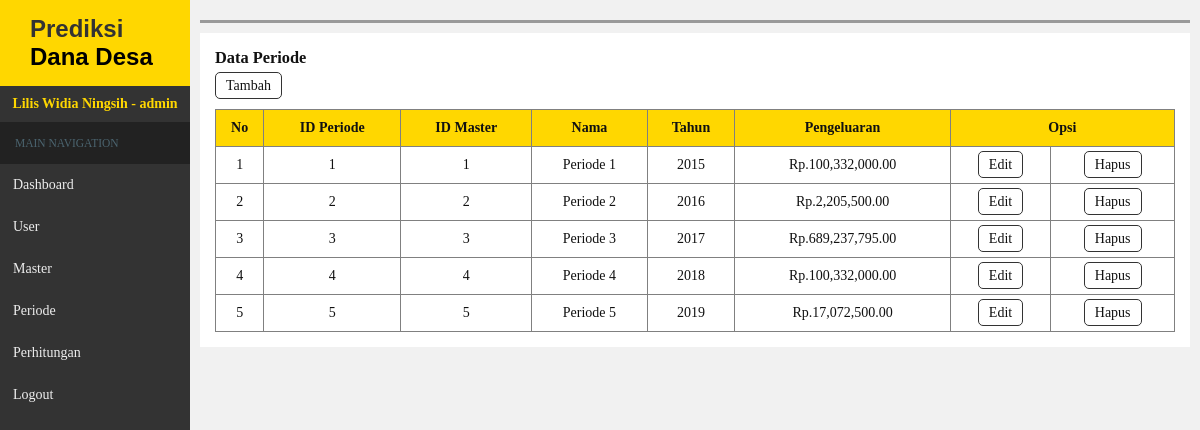
/admin/index.php?hal=periode (signed in), run on an earlier commit of the app's database.
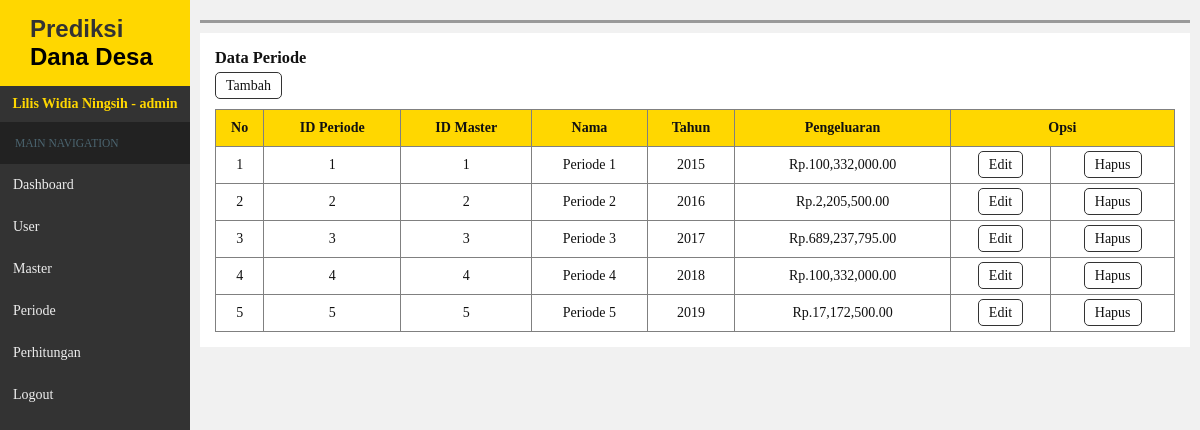
And on a later commit of the database.
### tables this page shows
CREATE TABLE `periode` (
  `id_periode` int(5) NOT NULL,
  `nama` varchar(40) NOT NULL,
  `id_master` int(5) NOT NULL,
  `tahun` varchar(4) NOT NULL,
  `pengeluaran` varchar(20) NOT NULL
);

### admin/rupiah.php (called while the page is built)
<?php
function rupiah($rp) {
	if($rp!=0) {
		$hasil = number_format($rp, 2, '.', ',');
		}else{
			$hasil=0;
			}
			return $hasil;
			}
?>

### admin/periode.php (the view)
<section class="content">
<h3>Data Periode</h3>
<a class="btn add" href="index.php?hal=periode&aksi=input">Tambah</a>
	<table width="100%" border="1">
		<tr>
			<th>No</th>
			<th>ID Periode</th>
			<th>ID Master</th>
			<th>Nama</th>
			<th>Tahun</th>
			<th>Pengeluaran</th>
			<th colspan="2">Opsi</th>
		</tr>
			<?php
			$i = 1;
			$q = $kdb->query("SELECT * FROM periode");
			while($row = $q->fetch_assoc()){
			?>
		<tr align="center">
			<td><?php echo $i++; ?></td>
			<td><?php echo $row['id_periode'];?></td>
			<td><?php echo $row['id_master'];?></td>
			<td><?php echo $row['nama'];?></td>
			<td><?php echo $row['tahun'];?></td>
			<td><?php echo "Rp.".rupiah ($row['pengeluaran']);?></td>
			<td><a class="btn edit" href="index.php?hal=periode&aksi=edit&id=<?php echo $row['id_periode'];?>">Edit</a></td>
			<td><a class="btn delete" onclick="return confirm('Yakin untuk menghapus ?')" href="index.php?hal=periode&aksi=delete&id=<?php echo $row['id_periode'];?>">Hapus</a></td>
		<?php }?>
		</tr>
	</table>
</section>

What changed in the data, as far as the page shows it:
changed periode "Periode 5": pengeluaran "17,072,500.00" → "17,172,500.00"
